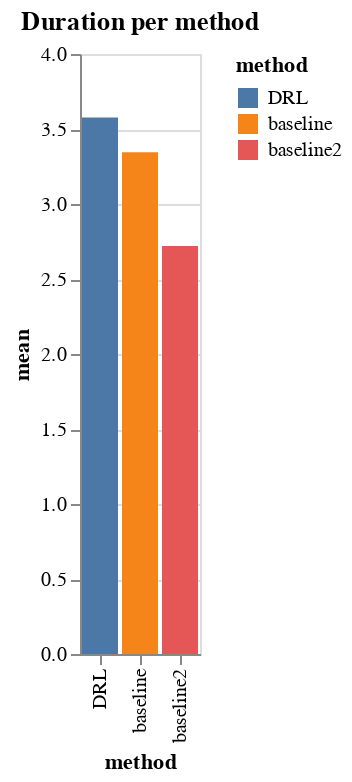

Notebook cell for this chart:
### Code cell
# make a bar chart of the mean duration with std
alt.Chart(energy_df.groupby('method').describe()['duration'].reset_index()).mark_bar().encode(
    x=alt.X('method', sort='-y'),
    y=alt.Y('mean', sort='-x'),
    color='method',
    tooltip=['method', 'mean', 'std']
).properties(
    title='Duration per method',

)

### Figure 1 — Vega-Lite specification as saved in the notebook (floating-point values rounded to 4 significant figures)
{"config": {"view": {"continuousWidth": 300, "continuousHeight": 300}}, "data": {"name": "data-424c505fe501714eedfe60080204a8bf"}, "mark": {"type": "bar"}, "encoding": {"color": {"field": "method", "type": "nominal"}, "tooltip": [{"field": "method", "type": "nominal"}, {"field": "mean", "type": "quantitative"}, {"field": "std", "type": "quantitative"}], "x": {"field": "method", "sort": "-y", "type": "nominal"}, "y": {"field": "mean", "sort": "-x", "type": "quantitative"}}, "title": "Duration per method", "$schema": "https://vega.github.io/schema/vega-lite/v5.8.0.json", "datasets": {"data-424c505fe501714eedfe60080204a8bf": [{"method": "DRL", "count": 9.0, "mean": 3.576, "std": 0.3754, "min": 2.988, "25%": 3.387, "50%": 3.412, "75%": 3.852, "max": 4.195}, {"method": "baseline", "count": 9.0, "mean": 3.345, "std": 0.9762, "min": 2.325, "25%": 2.463, "50%": 2.805, "75%": 4.263, "max": 4.596}, {"method": "baseline2", "count": 9.0, "mean": 2.72, "std": 0.5529, "min": 2.166, "25%": 2.332, "50%": 2.498, "75%": 3.077, "max": 3.858}]}}
